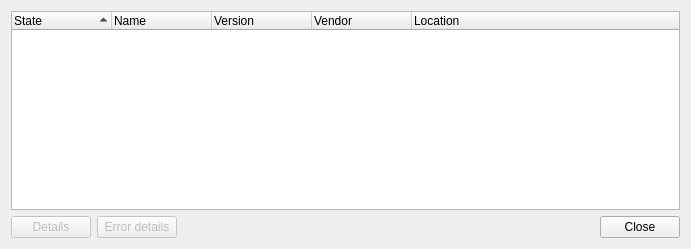
<?xml version="1.0" encoding="UTF-8"?>
<ui version="4.0">
 <class>CPluginView</class>
 <widget class="QDialog" name="CPluginView">
  <property name="geometry">
   <rect>
    <x>0</x>
    <y>0</y>
    <width>691</width>
    <height>249</height>
   </rect>
  </property>
  <property name="windowTitle">
   <string>About plugins</string>
  </property>
  <property name="modal">
   <bool>true</bool>
  </property>
  <layout class="QGridLayout" name="gridLayout">
   <item row="0" column="0" colspan="4">
    <widget class="QTreeWidget" name="pluginTreeWidget">
     <property name="alternatingRowColors">
      <bool>true</bool>
     </property>
     <property name="indentation">
      <number>0</number>
     </property>
     <property name="rootIsDecorated">
      <bool>false</bool>
     </property>
     <property name="uniformRowHeights">
      <bool>true</bool>
     </property>
     <property name="itemsExpandable">
      <bool>false</bool>
     </property>
     <property name="sortingEnabled">
      <bool>true</bool>
     </property>
     <column>
      <property name="text">
       <string>State</string>
      </property>
     </column>
     <column>
      <property name="text">
       <string>Name</string>
      </property>
     </column>
     <column>
      <property name="text">
       <string>Version</string>
      </property>
     </column>
     <column>
      <property name="text">
       <string>Vendor</string>
      </property>
     </column>
     <column>
      <property name="text">
       <string>Location</string>
      </property>
     </column>
    </widget>
   </item>
   <item row="1" column="0">
    <widget class="QPushButton" name="detailsPushButton">
     <property name="enabled">
      <bool>false</bool>
     </property>
     <property name="text">
      <string>Details</string>
     </property>
    </widget>
   </item>
   <item row="1" column="1">
    <widget class="QPushButton" name="errorPushButton">
     <property name="enabled">
      <bool>false</bool>
     </property>
     <property name="text">
      <string>Error details</string>
     </property>
    </widget>
   </item>
   <item row="1" column="2">
    <spacer name="horizontalSpacer">
     <property name="orientation">
      <enum>Qt::Horizontal</enum>
     </property>
     <property name="sizeHint" stdset="0">
      <size>
       <width>427</width>
       <height>20</height>
      </size>
     </property>
    </spacer>
   </item>
   <item row="1" column="3">
    <widget class="QPushButton" name="closePushButton">
     <property name="text">
      <string>Close</string>
     </property>
    </widget>
   </item>
  </layout>
 </widget>
 <resources>
  <include location="../object_viewer_qt.qrc"/>
 </resources>
 <connections>
  <connection>
   <sender>closePushButton</sender>
   <signal>clicked()</signal>
   <receiver>CPluginView</receiver>
   <slot>accept()</slot>
   <hints>
    <hint type="sourcelabel">
     <x>620</x>
     <y>232</y>
    </hint>
    <hint type="destinationlabel">
     <x>507</x>
     <y>226</y>
    </hint>
   </hints>
  </connection>
 </connections>
</ui>
